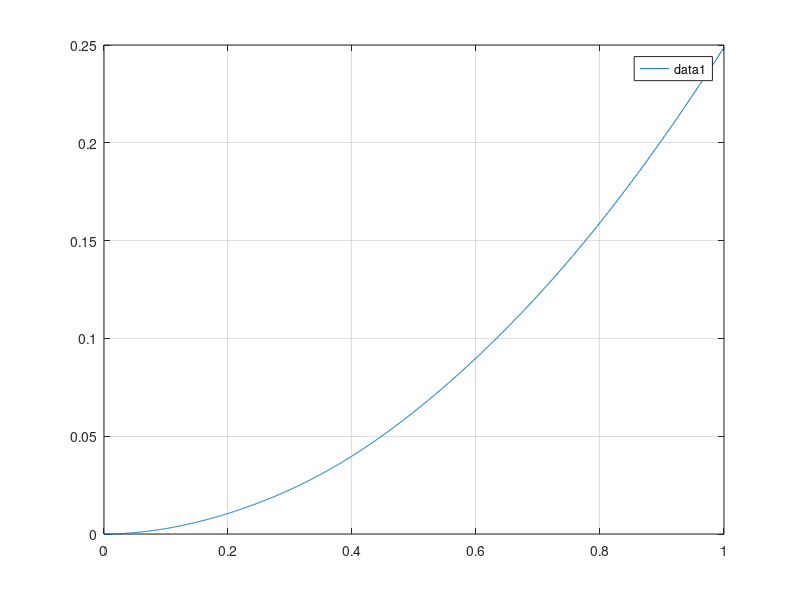

Write the MATLAB code that produced this figure.
%%
% Copyright &copy; 2020, Nicola Zimmermann, Munich \n
% All rights reserved. \n
% 
% This file is part of EVAA.
% 
% EVAA is free software: you can redistribute it and/or modify \n
% it under the terms of the GNU General Public  License as published by \n
% the Free Software Foundation, either version 3 of the License, or \n
% (at your option) any later version. \n
% 
% EVAA is distributed in the hope that it will be useful, \n
% but WITHOUT ANY WARRANTY; without even the implied warranty of \n
% MERCHANTABILITY or FITNESS FOR A PARTICULAR PURPOSE.  See the \n
% GNU General Public License for more details. \n
% 
% You should have received a copy of the GNU General Public License \n
% along with EVAA.  If not, see <a
% href="http://www.gnu.org/licenses/">http://www.gnu.org/licenses/</a>.
% 
% Additional permission under GNU GPL version 3 section 7
% 
% If you modify this Program, or any covered work, by linking or combining it
% with Intel Math Kernel Libraries(MKL) (or a modified version of that
% library), containing parts covered by the terms of the license of the MKL,
% the licensors of this Program grant you additional permission to convey the
% resulting work.
% 
% DESCRIPTION
% This file is used to compute displacements/ rotations
% of the 11-Dof 2-track-model
% with a backward Euler time integration scheme 
% for linear spring stiffness
% compared to BEoneFile02:
%  - different parameter values (stiffness, mass, dimension, force)
%  - algo for reduced solution (tyres fixed to ground) (doesn't work!)

%%
% clc;
clear;
% close all;
format long e;
% Dynamic Backward Euler problem 
%%%%%%%%%%%%%%%%%%%%%%%%%%%%%%%%%%%%%%%%%%%%%%%%
k_body_fl=28e3*0.69;
k_tyre_fl=260e3;%260
k_body_fr=28e3*0.69;
k_tyre_fr=260e3;
k_body_rl=16e3*0.82;
k_tyre_rl=260e3;
k_body_rr=16e3*0.82;
k_tyre_rr=260e3;
l_long_fl=1.395;
l_long_fr=1.395;
l_long_rl=1.596;
l_long_rr=1.596;
l_lat_fl=2*0.8458;
l_lat_fr=2*0.8458;
l_lat_rl=2*0.84;
l_lat_rr=2*0.84;
mass_Body=1936;
I_body_xx=640;
I_body_yy=4800;
mass_wheel_fl=145/2;
mass_tyre_fl=0;
mass_wheel_fr=145/2;
mass_tyre_fr=0;
mass_wheel_rl=135/2;
mass_tyre_rl=0;
mass_wheel_rr=135/2;
mass_tyre_rr=0;
%%%%%%%%%%%%%%%%%%%%%%%%%%%%%%%%%%%%%%%%%%%%%%%%
tend=1;
u_init=0;
du_init=0;
%%%%%%%%%%%%%%%%%%%%%%%%%%%%%%%%%%%%%%%%%%%%%%%%
% System Mono
M=diag([mass_Body, I_body_xx, I_body_yy, mass_wheel_fl, mass_tyre_fl, mass_wheel_fr, mass_tyre_fr, mass_wheel_rl, mass_tyre_rl, mass_wheel_rr, mass_tyre_rr]);
K=[k_body_fl+k_body_fr+k_body_rl+k_body_rr, k_body_fl*l_lat_fl-k_body_fr*l_lat_fr+k_body_rl*l_lat_rl-k_body_rr*l_lat_rr, -k_body_fl*l_long_fl-k_body_fr*l_long_fr+k_body_rl*l_long_rl+k_body_rr*l_long_rr,  -k_body_fl, 0, -k_body_fr, 0, -k_body_rl, 0, -k_body_rr, 0;
   0  l_lat_fl*l_lat_fl*k_body_fl+l_lat_fr*l_lat_fr*k_body_fr+l_lat_rl*l_lat_rl*k_body_rl+l_lat_rr*l_lat_rr*k_body_rr, -l_long_fl*l_lat_fl*k_body_fl+l_lat_fr*l_long_fr*k_body_fr+l_long_rl*l_lat_rl*k_body_rl-l_long_rr*l_lat_rr*k_body_rr, -l_lat_fl*k_body_fl, 0, l_lat_fr*k_body_fr, 0, -l_lat_rl*k_body_rl, 0, l_lat_rr*k_body_rr, 0;
   0 0 l_long_fl*l_long_fl*k_body_fl+l_long_fr*l_long_fr*k_body_fr+l_long_rl*l_long_rl*k_body_rl+l_long_rr*l_long_rr*k_body_rr, l_long_fl*k_body_fl, 0 l_long_fr*k_body_fr 0 -l_long_rl*k_body_rl 0 -l_long_rr*k_body_rr 0; 
   0 0 0 k_body_fl+k_tyre_fl -k_tyre_fl 0 0 0 0 0 0;
   0 0 0 0 k_tyre_fl 0 0 0 0 0 0;
   0 0 0 0 0 k_body_fr+k_tyre_fr -k_tyre_fr 0 0 0 0;
   0 0 0 0 0 0 k_tyre_fr 0 0 0 0;
   0 0 0 0 0 0 0 k_body_rl+k_tyre_rl -k_tyre_rl 0 0;
   0 0 0 0 0 0 0 0 k_tyre_rl 0 0;
   0 0 0 0 0 0 0 0 0 k_body_rr+k_tyre_rr -k_tyre_rr;
   0 0 0 0 0 0 0 0 0 0 k_tyre_rr];
K=K+K'-diag(diag(K));
D = K *0;
%%%%%%%%%%%%%%%%%%%%%%%%%%%%%%%%%%%%%%%%%%%%%%%%
% Reduced System due to Dirichlet BC (fixed to road)
Kred = K;
Kred(:,11) = [];
Kred(11,:) = [];
Kred(:,9) = [];
Kred(9,:) = [];
Kred(:,7) = [];
Kred(7,:) = [];
Kred(:,5) = [];
Kred(5,:) = [];
Dred = D;
Dred(:,11) = [];
Dred(11,:) = [];
Dred(:,9) = [];
Dred(9,:) = [];
Dred(:,7) = [];
Dred(7,:) = [];
Dred(:,5) = [];
Dred(5,:) = [];
Mred = M;
Mred(:,11) = [];
Mred(11,:) = [];
Mred(:,9) = [];
Mred(9,:) = [];
Mred(:,7) = [];
Mred(7,:) = [];
Mred(:,5) = [];
Mred(5,:) = [];

% K(:,11) = [];
% K(11,:) = [];
% K(:,9) = [];
% K(9,:) = [];
% K(:,7) = [];
% K(7,:) = [];
% K(:,5) = [];
% K(5,:) = [];
% D(:,11) = [];
% D(11,:) = [];
% D(:,9) = [];
% D(9,:) = [];
% D(:,7) = [];
% D(7,:) = [];
% D(:,5) = [];
% D(5,:) = [];
% M(:,11) = [];
% M(11,:) = [];
% M(:,9) = [];
% M(9,:) = [];
% M(:,7) = [];
% M(7,:) = [];
% M(:,5) = [];
% M(5,:) = [];
%%%%%%%%%%%%%%%%%%%%%%%%%%%%%%%%%%%%%%%%%%%%%%%%
% Allocate memory
dim_system = length(M);
t=zeros(1000+1,1);
u_sol=zeros(1000+1,dim_system);
u_n_p_1=zeros(dim_system,1);
u_sol_red=zeros(1000+1,7);
u_n_p_1_red=zeros(7,1);
%%%%%%%%%%%%%%%%%%%%%%%%%%%%%%%%%%%%%%%%%%%%%%%%
h=1/(1000);
%%%%%%%%%%%%%%%%%%%%%%%%%%%%%%%%%%%%%%%%%%%%%%%%
u_n=[u_init; zeros(dim_system-1,1)];
%u_n=[0;0;0; -0.04;0;-0.04;0;-0.01;0;-0.01;0];
u_n_m_1=u_n-h*[du_init; zeros(dim_system-1,1)];
u_n_red=[u_init; zeros(6,1)];
u_n_m_1_red=[u_init; zeros(6,1)]-h*[du_init; zeros(6,1)];
A=((1/(h*h))*M+(1/h)*D+K);
B=((2/(h*h))*M+(1/h)*D);
Ared=((1/(h*h))*Mred+(1/h)*Dred+Kred);
Bred=((2/(h*h))*Mred+(1/h)*Dred);
f_n_p_1=[1.1e3; zeros(dim_system-1,1)];
f_n_p_1_red=[1.1e3; zeros(6,1)];
%%%%%%%%%%%%%%%%%%%%%%%%%%%%%%%%%%%%%%%%%%%%%%%%
% Static solution
u_stat=Kred\f_n_p_1(1:7);
%%%%%%%%%%%%%%%%%%%%%%%%%%%%%%%%%%%%%%%%%%%%%%%%
% Eigenfrequency solution with bc
eigFreq=sqrt(eig(Kred,Mred))/2/pi;
%%%%%%%%%%%%%%%%%%%%%%%%%%%%%%%%%%%%%%%%%%%%%%%%
% Time loop
j=2;
idx = [5,7,9,11];
tic
for i = h:h:tend
    rhs = (B*u_n-((1/(h*h))*M)*u_n_m_1+f_n_p_1);
    u_n_p_1 = A\rhs;
    u_n_p_1_red=Ared\(Bred*u_n_red-((1/(h*h))*Mred)*u_n_m_1_red+f_n_p_1_red);
   % Get solution
  % f_n_p_1(idx) = K(idx, :)* u_n_p_1;
    t(j)=i;   
    u_sol(j,:)=u_n_p_1;
    u_n_m_1=u_n;
    u_n    =u_n_p_1;
    u_sol_red(j,:)=u_n_p_1_red;
    u_n_m_1_red=u_n_red;
    u_n_red    =u_n_p_1_red;
    j=j+1;
end
toc
final_displacement = u_n_p_1;
%%%%%%%%%%%%%%%%%%%%%%%%%%%%%%%%%%%%%%%%%%%%%%%%
% Some plots
figure();
plot(t,u_sol(:,1)); grid on;
%plot(t,u_sol_red(:,1)); grid on;
legend;
disp(u_sol(end,1:3))